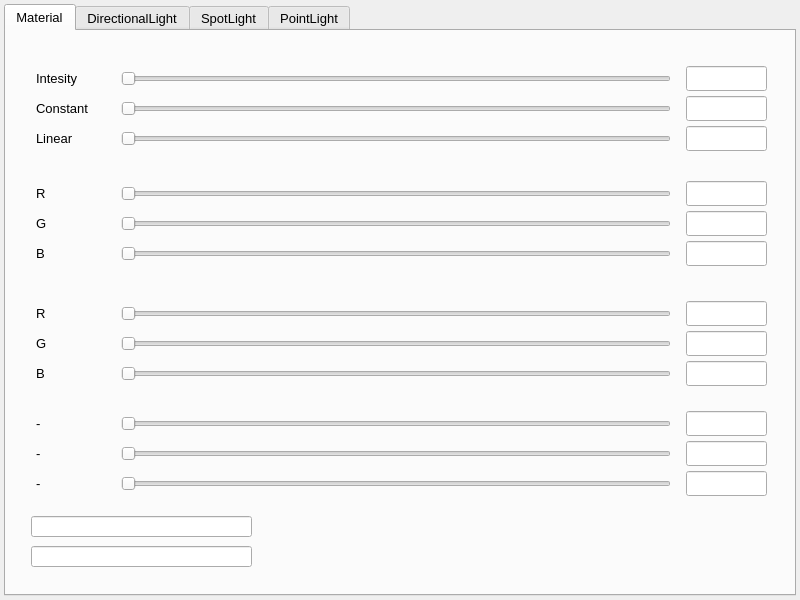
<?xml version="1.0" encoding="UTF-8"?>
<ui version="4.0">
 <class>MaterialDialog</class>
 <widget class="QWidget" name="MaterialDialog">
  <property name="geometry">
   <rect>
    <x>0</x>
    <y>0</y>
    <width>800</width>
    <height>600</height>
   </rect>
  </property>
  <property name="sizePolicy">
   <sizepolicy hsizetype="Preferred" vsizetype="Preferred">
    <horstretch>0</horstretch>
    <verstretch>0</verstretch>
   </sizepolicy>
  </property>
  <property name="minimumSize">
   <size>
    <width>800</width>
    <height>285</height>
   </size>
  </property>
  <property name="maximumSize">
   <size>
    <width>800</width>
    <height>1200</height>
   </size>
  </property>
  <property name="sizeIncrement">
   <size>
    <width>10</width>
    <height>10</height>
   </size>
  </property>
  <property name="baseSize">
   <size>
    <width>10</width>
    <height>10</height>
   </size>
  </property>
  <property name="font">
   <font>
    <family>Arial</family>
    <pointsize>10</pointsize>
   </font>
  </property>
  <property name="windowTitle">
   <string>Messages</string>
  </property>
  <layout class="QVBoxLayout" name="verticalLayout" stretch="0">
   <property name="spacing">
    <number>4</number>
   </property>
   <property name="leftMargin">
    <number>4</number>
   </property>
   <property name="topMargin">
    <number>4</number>
   </property>
   <property name="rightMargin">
    <number>4</number>
   </property>
   <property name="bottomMargin">
    <number>4</number>
   </property>
   <item>
    <widget class="QTabWidget" name="tabWidget">
     <property name="currentIndex">
      <number>0</number>
     </property>
     <widget class="QWidget" name="tab">
      <attribute name="title">
       <string>Material</string>
      </attribute>
      <widget class="QLineEdit" name="mtg2">
       <property name="geometry">
        <rect>
         <x>680</x>
         <y>300</y>
         <width>81</width>
         <height>25</height>
        </rect>
       </property>
      </widget>
      <widget class="QLineEdit" name="mtr2">
       <property name="geometry">
        <rect>
         <x>680</x>
         <y>270</y>
         <width>81</width>
         <height>25</height>
        </rect>
       </property>
      </widget>
      <widget class="QSlider" name="mg2">
       <property name="geometry">
        <rect>
         <x>115</x>
         <y>300</y>
         <width>550</width>
         <height>25</height>
        </rect>
       </property>
       <property name="maximum">
        <number>255</number>
       </property>
       <property name="pageStep">
        <number>1</number>
       </property>
       <property name="orientation">
        <enum>Qt::Horizontal</enum>
       </property>
      </widget>
      <widget class="QLabel" name="lg2">
       <property name="geometry">
        <rect>
         <x>30</x>
         <y>300</y>
         <width>81</width>
         <height>25</height>
        </rect>
       </property>
       <property name="text">
        <string>G</string>
       </property>
      </widget>
      <widget class="QSlider" name="mr2">
       <property name="geometry">
        <rect>
         <x>115</x>
         <y>270</y>
         <width>550</width>
         <height>25</height>
        </rect>
       </property>
       <property name="maximum">
        <number>255</number>
       </property>
       <property name="pageStep">
        <number>1</number>
       </property>
       <property name="orientation">
        <enum>Qt::Horizontal</enum>
       </property>
      </widget>
      <widget class="QLineEdit" name="mtb2">
       <property name="geometry">
        <rect>
         <x>680</x>
         <y>330</y>
         <width>81</width>
         <height>25</height>
        </rect>
       </property>
      </widget>
      <widget class="QLabel" name="lb2">
       <property name="geometry">
        <rect>
         <x>30</x>
         <y>330</y>
         <width>81</width>
         <height>25</height>
        </rect>
       </property>
       <property name="text">
        <string>B</string>
       </property>
      </widget>
      <widget class="QSlider" name="mb2">
       <property name="geometry">
        <rect>
         <x>115</x>
         <y>330</y>
         <width>550</width>
         <height>25</height>
        </rect>
       </property>
       <property name="maximum">
        <number>255</number>
       </property>
       <property name="pageStep">
        <number>1</number>
       </property>
       <property name="orientation">
        <enum>Qt::Horizontal</enum>
       </property>
      </widget>
      <widget class="QLabel" name="lr2">
       <property name="geometry">
        <rect>
         <x>30</x>
         <y>270</y>
         <width>81</width>
         <height>25</height>
        </rect>
       </property>
       <property name="text">
        <string>R</string>
       </property>
      </widget>
      <widget class="QLabel" name="lb0">
       <property name="geometry">
        <rect>
         <x>30</x>
         <y>95</y>
         <width>81</width>
         <height>25</height>
        </rect>
       </property>
       <property name="text">
        <string>Linear</string>
       </property>
      </widget>
      <widget class="QLineEdit" name="mtb0">
       <property name="geometry">
        <rect>
         <x>680</x>
         <y>95</y>
         <width>81</width>
         <height>25</height>
        </rect>
       </property>
      </widget>
      <widget class="QSlider" name="mb0">
       <property name="geometry">
        <rect>
         <x>115</x>
         <y>95</y>
         <width>550</width>
         <height>25</height>
        </rect>
       </property>
       <property name="maximum">
        <number>255</number>
       </property>
       <property name="pageStep">
        <number>1</number>
       </property>
       <property name="orientation">
        <enum>Qt::Horizontal</enum>
       </property>
      </widget>
      <widget class="QLineEdit" name="mtg0">
       <property name="geometry">
        <rect>
         <x>680</x>
         <y>65</y>
         <width>81</width>
         <height>25</height>
        </rect>
       </property>
      </widget>
      <widget class="QLineEdit" name="mtr0">
       <property name="geometry">
        <rect>
         <x>680</x>
         <y>35</y>
         <width>81</width>
         <height>25</height>
        </rect>
       </property>
      </widget>
      <widget class="QLabel" name="l0">
       <property name="geometry">
        <rect>
         <x>30</x>
         <y>380</y>
         <width>81</width>
         <height>25</height>
        </rect>
       </property>
       <property name="text">
        <string>-</string>
       </property>
      </widget>
      <widget class="QLabel" name="lr0">
       <property name="geometry">
        <rect>
         <x>30</x>
         <y>35</y>
         <width>81</width>
         <height>25</height>
        </rect>
       </property>
       <property name="text">
        <string>Intesity</string>
       </property>
      </widget>
      <widget class="QSlider" name="mr0">
       <property name="geometry">
        <rect>
         <x>115</x>
         <y>35</y>
         <width>550</width>
         <height>25</height>
        </rect>
       </property>
       <property name="maximum">
        <number>255</number>
       </property>
       <property name="pageStep">
        <number>1</number>
       </property>
       <property name="orientation">
        <enum>Qt::Horizontal</enum>
       </property>
      </widget>
      <widget class="QSlider" name="ms0">
       <property name="geometry">
        <rect>
         <x>115</x>
         <y>380</y>
         <width>550</width>
         <height>25</height>
        </rect>
       </property>
       <property name="maximum">
        <number>1000</number>
       </property>
       <property name="pageStep">
        <number>1</number>
       </property>
       <property name="orientation">
        <enum>Qt::Horizontal</enum>
       </property>
      </widget>
      <widget class="QLineEdit" name="mt0">
       <property name="geometry">
        <rect>
         <x>680</x>
         <y>380</y>
         <width>81</width>
         <height>25</height>
        </rect>
       </property>
      </widget>
      <widget class="QLabel" name="lg0">
       <property name="geometry">
        <rect>
         <x>30</x>
         <y>65</y>
         <width>81</width>
         <height>25</height>
        </rect>
       </property>
       <property name="text">
        <string>Constant</string>
       </property>
      </widget>
      <widget class="QSlider" name="mg0">
       <property name="geometry">
        <rect>
         <x>115</x>
         <y>65</y>
         <width>550</width>
         <height>25</height>
        </rect>
       </property>
       <property name="maximum">
        <number>255</number>
       </property>
       <property name="pageStep">
        <number>1</number>
       </property>
       <property name="tracking">
        <bool>true</bool>
       </property>
       <property name="orientation">
        <enum>Qt::Horizontal</enum>
       </property>
       <property name="tickPosition">
        <enum>QSlider::NoTicks</enum>
       </property>
       <property name="tickInterval">
        <number>0</number>
       </property>
      </widget>
      <widget class="QLineEdit" name="name">
       <property name="geometry">
        <rect>
         <x>25</x>
         <y>485</y>
         <width>221</width>
         <height>21</height>
        </rect>
       </property>
      </widget>
      <widget class="QLineEdit" name="material">
       <property name="geometry">
        <rect>
         <x>25</x>
         <y>515</y>
         <width>221</width>
         <height>21</height>
        </rect>
       </property>
      </widget>
      <widget class="QLabel" name="lg1">
       <property name="geometry">
        <rect>
         <x>30</x>
         <y>180</y>
         <width>81</width>
         <height>25</height>
        </rect>
       </property>
       <property name="text">
        <string>G</string>
       </property>
      </widget>
      <widget class="QLabel" name="lr1">
       <property name="geometry">
        <rect>
         <x>30</x>
         <y>150</y>
         <width>81</width>
         <height>25</height>
        </rect>
       </property>
       <property name="text">
        <string>R</string>
       </property>
      </widget>
      <widget class="QSlider" name="mg1">
       <property name="geometry">
        <rect>
         <x>115</x>
         <y>180</y>
         <width>550</width>
         <height>25</height>
        </rect>
       </property>
       <property name="maximum">
        <number>255</number>
       </property>
       <property name="pageStep">
        <number>1</number>
       </property>
       <property name="orientation">
        <enum>Qt::Horizontal</enum>
       </property>
      </widget>
      <widget class="QLineEdit" name="mtr1">
       <property name="geometry">
        <rect>
         <x>680</x>
         <y>150</y>
         <width>81</width>
         <height>25</height>
        </rect>
       </property>
      </widget>
      <widget class="QLineEdit" name="mtb1">
       <property name="geometry">
        <rect>
         <x>680</x>
         <y>210</y>
         <width>81</width>
         <height>25</height>
        </rect>
       </property>
      </widget>
      <widget class="QSlider" name="mr1">
       <property name="geometry">
        <rect>
         <x>115</x>
         <y>150</y>
         <width>550</width>
         <height>25</height>
        </rect>
       </property>
       <property name="maximum">
        <number>255</number>
       </property>
       <property name="pageStep">
        <number>1</number>
       </property>
       <property name="orientation">
        <enum>Qt::Horizontal</enum>
       </property>
      </widget>
      <widget class="QLabel" name="lb1">
       <property name="geometry">
        <rect>
         <x>30</x>
         <y>210</y>
         <width>81</width>
         <height>25</height>
        </rect>
       </property>
       <property name="text">
        <string>B</string>
       </property>
      </widget>
      <widget class="QSlider" name="mb1">
       <property name="geometry">
        <rect>
         <x>115</x>
         <y>210</y>
         <width>550</width>
         <height>25</height>
        </rect>
       </property>
       <property name="maximum">
        <number>255</number>
       </property>
       <property name="pageStep">
        <number>1</number>
       </property>
       <property name="orientation">
        <enum>Qt::Horizontal</enum>
       </property>
      </widget>
      <widget class="QLineEdit" name="mtg1">
       <property name="geometry">
        <rect>
         <x>680</x>
         <y>180</y>
         <width>81</width>
         <height>25</height>
        </rect>
       </property>
      </widget>
      <widget class="QLabel" name="l1">
       <property name="geometry">
        <rect>
         <x>30</x>
         <y>410</y>
         <width>81</width>
         <height>25</height>
        </rect>
       </property>
       <property name="text">
        <string>-</string>
       </property>
      </widget>
      <widget class="QLineEdit" name="mt1">
       <property name="geometry">
        <rect>
         <x>680</x>
         <y>410</y>
         <width>81</width>
         <height>25</height>
        </rect>
       </property>
      </widget>
      <widget class="QSlider" name="ms1">
       <property name="geometry">
        <rect>
         <x>115</x>
         <y>410</y>
         <width>550</width>
         <height>25</height>
        </rect>
       </property>
       <property name="maximum">
        <number>1000</number>
       </property>
       <property name="pageStep">
        <number>1</number>
       </property>
       <property name="orientation">
        <enum>Qt::Horizontal</enum>
       </property>
      </widget>
      <widget class="QLineEdit" name="mt2">
       <property name="geometry">
        <rect>
         <x>680</x>
         <y>440</y>
         <width>81</width>
         <height>25</height>
        </rect>
       </property>
      </widget>
      <widget class="QSlider" name="ms2">
       <property name="geometry">
        <rect>
         <x>115</x>
         <y>440</y>
         <width>550</width>
         <height>25</height>
        </rect>
       </property>
       <property name="maximum">
        <number>1000</number>
       </property>
       <property name="pageStep">
        <number>1</number>
       </property>
       <property name="orientation">
        <enum>Qt::Horizontal</enum>
       </property>
      </widget>
      <widget class="QLabel" name="l2">
       <property name="geometry">
        <rect>
         <x>30</x>
         <y>440</y>
         <width>81</width>
         <height>25</height>
        </rect>
       </property>
       <property name="text">
        <string>-</string>
       </property>
      </widget>
     </widget>
     <widget class="QWidget" name="tab_7">
      <attribute name="title">
       <string>DirectionalLight</string>
      </attribute>
      <widget class="QLineEdit" name="t4_b_3">
       <property name="geometry">
        <rect>
         <x>680</x>
         <y>275</y>
         <width>81</width>
         <height>25</height>
        </rect>
       </property>
      </widget>
      <widget class="QSlider" name="t4_s2_3">
       <property name="geometry">
        <rect>
         <x>115</x>
         <y>95</y>
         <width>550</width>
         <height>25</height>
        </rect>
       </property>
       <property name="maximum">
        <number>1000</number>
       </property>
       <property name="pageStep">
        <number>1</number>
       </property>
       <property name="orientation">
        <enum>Qt::Horizontal</enum>
       </property>
      </widget>
      <widget class="QLabel" name="label_15">
       <property name="geometry">
        <rect>
         <x>30</x>
         <y>95</y>
         <width>81</width>
         <height>25</height>
        </rect>
       </property>
       <property name="text">
        <string>Linear</string>
       </property>
      </widget>
      <widget class="QSlider" name="t4_sb_3">
       <property name="geometry">
        <rect>
         <x>115</x>
         <y>275</y>
         <width>550</width>
         <height>25</height>
        </rect>
       </property>
       <property name="maximum">
        <number>255</number>
       </property>
       <property name="pageStep">
        <number>1</number>
       </property>
       <property name="orientation">
        <enum>Qt::Horizontal</enum>
       </property>
      </widget>
      <widget class="QLineEdit" name="t4_8">
       <property name="geometry">
        <rect>
         <x>680</x>
         <y>130</y>
         <width>81</width>
         <height>25</height>
        </rect>
       </property>
      </widget>
      <widget class="QLineEdit" name="t4_r_3">
       <property name="geometry">
        <rect>
         <x>680</x>
         <y>205</y>
         <width>81</width>
         <height>25</height>
        </rect>
       </property>
      </widget>
      <widget class="QSlider" name="t4_s3_3">
       <property name="geometry">
        <rect>
         <x>115</x>
         <y>130</y>
         <width>550</width>
         <height>25</height>
        </rect>
       </property>
       <property name="maximum">
        <number>1000</number>
       </property>
       <property name="pageStep">
        <number>1</number>
       </property>
       <property name="orientation">
        <enum>Qt::Horizontal</enum>
       </property>
      </widget>
      <widget class="QSlider" name="t4_sg_3">
       <property name="geometry">
        <rect>
         <x>115</x>
         <y>240</y>
         <width>550</width>
         <height>25</height>
        </rect>
       </property>
       <property name="maximum">
        <number>255</number>
       </property>
       <property name="pageStep">
        <number>1</number>
       </property>
       <property name="orientation">
        <enum>Qt::Horizontal</enum>
       </property>
      </widget>
      <widget class="QLabel" name="label_16">
       <property name="geometry">
        <rect>
         <x>30</x>
         <y>60</y>
         <width>81</width>
         <height>25</height>
        </rect>
       </property>
       <property name="text">
        <string>Constant</string>
       </property>
      </widget>
      <widget class="QSlider" name="t4_s1_3">
       <property name="geometry">
        <rect>
         <x>115</x>
         <y>60</y>
         <width>550</width>
         <height>25</height>
        </rect>
       </property>
       <property name="maximum">
        <number>1000</number>
       </property>
       <property name="pageStep">
        <number>1</number>
       </property>
       <property name="tracking">
        <bool>true</bool>
       </property>
       <property name="orientation">
        <enum>Qt::Horizontal</enum>
       </property>
       <property name="tickPosition">
        <enum>QSlider::NoTicks</enum>
       </property>
       <property name="tickInterval">
        <number>0</number>
       </property>
      </widget>
      <widget class="QLabel" name="label_17">
       <property name="geometry">
        <rect>
         <x>30</x>
         <y>25</y>
         <width>81</width>
         <height>25</height>
        </rect>
       </property>
       <property name="text">
        <string>Intesity</string>
       </property>
      </widget>
      <widget class="QLineEdit" name="t4_9">
       <property name="geometry">
        <rect>
         <x>680</x>
         <y>25</y>
         <width>81</width>
         <height>25</height>
        </rect>
       </property>
      </widget>
      <widget class="QLabel" name="label_18">
       <property name="geometry">
        <rect>
         <x>30</x>
         <y>205</y>
         <width>81</width>
         <height>25</height>
        </rect>
       </property>
       <property name="text">
        <string>R</string>
       </property>
      </widget>
      <widget class="QLineEdit" name="t4_10">
       <property name="geometry">
        <rect>
         <x>680</x>
         <y>95</y>
         <width>81</width>
         <height>25</height>
        </rect>
       </property>
      </widget>
      <widget class="QSlider" name="t4_s0_3">
       <property name="geometry">
        <rect>
         <x>115</x>
         <y>25</y>
         <width>550</width>
         <height>25</height>
        </rect>
       </property>
       <property name="maximum">
        <number>100</number>
       </property>
       <property name="pageStep">
        <number>1</number>
       </property>
       <property name="orientation">
        <enum>Qt::Horizontal</enum>
       </property>
      </widget>
      <widget class="QSlider" name="t4_sr_3">
       <property name="geometry">
        <rect>
         <x>115</x>
         <y>205</y>
         <width>550</width>
         <height>25</height>
        </rect>
       </property>
       <property name="maximum">
        <number>255</number>
       </property>
       <property name="pageStep">
        <number>1</number>
       </property>
       <property name="orientation">
        <enum>Qt::Horizontal</enum>
       </property>
      </widget>
      <widget class="QLabel" name="label_19">
       <property name="geometry">
        <rect>
         <x>30</x>
         <y>275</y>
         <width>81</width>
         <height>25</height>
        </rect>
       </property>
       <property name="text">
        <string>B</string>
       </property>
      </widget>
      <widget class="QLabel" name="label_20">
       <property name="geometry">
        <rect>
         <x>30</x>
         <y>130</y>
         <width>81</width>
         <height>25</height>
        </rect>
       </property>
       <property name="text">
        <string>Quadratic</string>
       </property>
      </widget>
      <widget class="QLabel" name="label_21">
       <property name="geometry">
        <rect>
         <x>30</x>
         <y>240</y>
         <width>81</width>
         <height>25</height>
        </rect>
       </property>
       <property name="text">
        <string>G</string>
       </property>
      </widget>
      <widget class="QLineEdit" name="t4_g_3">
       <property name="geometry">
        <rect>
         <x>680</x>
         <y>240</y>
         <width>81</width>
         <height>25</height>
        </rect>
       </property>
      </widget>
      <widget class="QLineEdit" name="t4_11">
       <property name="geometry">
        <rect>
         <x>680</x>
         <y>60</y>
         <width>81</width>
         <height>25</height>
        </rect>
       </property>
      </widget>
     </widget>
     <widget class="QWidget" name="tab_6">
      <attribute name="title">
       <string>SpotLight</string>
      </attribute>
      <widget class="QLineEdit" name="t4_b_4">
       <property name="geometry">
        <rect>
         <x>680</x>
         <y>275</y>
         <width>81</width>
         <height>25</height>
        </rect>
       </property>
      </widget>
      <widget class="QSlider" name="t4_s2_4">
       <property name="geometry">
        <rect>
         <x>115</x>
         <y>95</y>
         <width>550</width>
         <height>25</height>
        </rect>
       </property>
       <property name="maximum">
        <number>1000</number>
       </property>
       <property name="pageStep">
        <number>1</number>
       </property>
       <property name="orientation">
        <enum>Qt::Horizontal</enum>
       </property>
      </widget>
      <widget class="QLabel" name="label_22">
       <property name="geometry">
        <rect>
         <x>30</x>
         <y>95</y>
         <width>81</width>
         <height>25</height>
        </rect>
       </property>
       <property name="text">
        <string>Linear</string>
       </property>
      </widget>
      <widget class="QSlider" name="t4_sb_4">
       <property name="geometry">
        <rect>
         <x>115</x>
         <y>275</y>
         <width>550</width>
         <height>25</height>
        </rect>
       </property>
       <property name="maximum">
        <number>255</number>
       </property>
       <property name="pageStep">
        <number>1</number>
       </property>
       <property name="orientation">
        <enum>Qt::Horizontal</enum>
       </property>
      </widget>
      <widget class="QLineEdit" name="t4_12">
       <property name="geometry">
        <rect>
         <x>680</x>
         <y>130</y>
         <width>81</width>
         <height>25</height>
        </rect>
       </property>
      </widget>
      <widget class="QLineEdit" name="t4_r_4">
       <property name="geometry">
        <rect>
         <x>680</x>
         <y>205</y>
         <width>81</width>
         <height>25</height>
        </rect>
       </property>
      </widget>
      <widget class="QSlider" name="t4_s3_4">
       <property name="geometry">
        <rect>
         <x>115</x>
         <y>130</y>
         <width>550</width>
         <height>25</height>
        </rect>
       </property>
       <property name="maximum">
        <number>1000</number>
       </property>
       <property name="pageStep">
        <number>1</number>
       </property>
       <property name="orientation">
        <enum>Qt::Horizontal</enum>
       </property>
      </widget>
      <widget class="QSlider" name="t4_sg_4">
       <property name="geometry">
        <rect>
         <x>115</x>
         <y>240</y>
         <width>550</width>
         <height>25</height>
        </rect>
       </property>
       <property name="maximum">
        <number>255</number>
       </property>
       <property name="pageStep">
        <number>1</number>
       </property>
       <property name="orientation">
        <enum>Qt::Horizontal</enum>
       </property>
      </widget>
      <widget class="QLabel" name="label_23">
       <property name="geometry">
        <rect>
         <x>30</x>
         <y>60</y>
         <width>81</width>
         <height>25</height>
        </rect>
       </property>
       <property name="text">
        <string>Constant</string>
       </property>
      </widget>
      <widget class="QSlider" name="t4_s1_4">
       <property name="geometry">
        <rect>
         <x>115</x>
         <y>60</y>
         <width>550</width>
         <height>25</height>
        </rect>
       </property>
       <property name="maximum">
        <number>1000</number>
       </property>
       <property name="pageStep">
        <number>1</number>
       </property>
       <property name="tracking">
        <bool>true</bool>
       </property>
       <property name="orientation">
        <enum>Qt::Horizontal</enum>
       </property>
       <property name="tickPosition">
        <enum>QSlider::NoTicks</enum>
       </property>
       <property name="tickInterval">
        <number>0</number>
       </property>
      </widget>
      <widget class="QLabel" name="label_24">
       <property name="geometry">
        <rect>
         <x>30</x>
         <y>25</y>
         <width>81</width>
         <height>25</height>
        </rect>
       </property>
       <property name="text">
        <string>Intesity</string>
       </property>
      </widget>
      <widget class="QLineEdit" name="t4_13">
       <property name="geometry">
        <rect>
         <x>680</x>
         <y>25</y>
         <width>81</width>
         <height>25</height>
        </rect>
       </property>
      </widget>
      <widget class="QLabel" name="label_25">
       <property name="geometry">
        <rect>
         <x>30</x>
         <y>205</y>
         <width>81</width>
         <height>25</height>
        </rect>
       </property>
       <property name="text">
        <string>R</string>
       </property>
      </widget>
      <widget class="QLineEdit" name="t4_14">
       <property name="geometry">
        <rect>
         <x>680</x>
         <y>95</y>
         <width>81</width>
         <height>25</height>
        </rect>
       </property>
      </widget>
      <widget class="QSlider" name="t4_s0_4">
       <property name="geometry">
        <rect>
         <x>115</x>
         <y>25</y>
         <width>550</width>
         <height>25</height>
        </rect>
       </property>
       <property name="maximum">
        <number>100</number>
       </property>
       <property name="pageStep">
        <number>1</number>
       </property>
       <property name="orientation">
        <enum>Qt::Horizontal</enum>
       </property>
      </widget>
      <widget class="QSlider" name="t4_sr_4">
       <property name="geometry">
        <rect>
         <x>115</x>
         <y>205</y>
         <width>550</width>
         <height>25</height>
        </rect>
       </property>
       <property name="maximum">
        <number>255</number>
       </property>
       <property name="pageStep">
        <number>1</number>
       </property>
       <property name="orientation">
        <enum>Qt::Horizontal</enum>
       </property>
      </widget>
      <widget class="QLabel" name="label_26">
       <property name="geometry">
        <rect>
         <x>30</x>
         <y>275</y>
         <width>81</width>
         <height>25</height>
        </rect>
       </property>
       <property name="text">
        <string>B</string>
       </property>
      </widget>
      <widget class="QLabel" name="label_27">
       <property name="geometry">
        <rect>
         <x>30</x>
         <y>130</y>
         <width>81</width>
         <height>25</height>
        </rect>
       </property>
       <property name="text">
        <string>Quadratic</string>
       </property>
      </widget>
      <widget class="QLabel" name="label_28">
       <property name="geometry">
        <rect>
         <x>30</x>
         <y>240</y>
         <width>81</width>
         <height>25</height>
        </rect>
       </property>
       <property name="text">
        <string>G</string>
       </property>
      </widget>
      <widget class="QLineEdit" name="t4_g_4">
       <property name="geometry">
        <rect>
         <x>680</x>
         <y>240</y>
         <width>81</width>
         <height>25</height>
        </rect>
       </property>
      </widget>
      <widget class="QLineEdit" name="t4_15">
       <property name="geometry">
        <rect>
         <x>680</x>
         <y>60</y>
         <width>81</width>
         <height>25</height>
        </rect>
       </property>
      </widget>
     </widget>
     <widget class="QWidget" name="tab_5">
      <attribute name="title">
       <string>PointLight</string>
      </attribute>
      <widget class="QSlider" name="t4_s1">
       <property name="geometry">
        <rect>
         <x>115</x>
         <y>60</y>
         <width>550</width>
         <height>25</height>
        </rect>
       </property>
       <property name="maximum">
        <number>1000</number>
       </property>
       <property name="pageStep">
        <number>1</number>
       </property>
       <property name="tracking">
        <bool>true</bool>
       </property>
       <property name="orientation">
        <enum>Qt::Horizontal</enum>
       </property>
       <property name="tickPosition">
        <enum>QSlider::NoTicks</enum>
       </property>
       <property name="tickInterval">
        <number>0</number>
       </property>
      </widget>
      <widget class="QSlider" name="t4_s2">
       <property name="geometry">
        <rect>
         <x>115</x>
         <y>95</y>
         <width>550</width>
         <height>25</height>
        </rect>
       </property>
       <property name="maximum">
        <number>500</number>
       </property>
       <property name="pageStep">
        <number>1</number>
       </property>
       <property name="orientation">
        <enum>Qt::Horizontal</enum>
       </property>
      </widget>
      <widget class="QSlider" name="t4_s3">
       <property name="geometry">
        <rect>
         <x>115</x>
         <y>130</y>
         <width>550</width>
         <height>25</height>
        </rect>
       </property>
       <property name="maximum">
        <number>250</number>
       </property>
       <property name="pageStep">
        <number>1</number>
       </property>
       <property name="orientation">
        <enum>Qt::Horizontal</enum>
       </property>
      </widget>
      <widget class="QLabel" name="label">
       <property name="geometry">
        <rect>
         <x>30</x>
         <y>95</y>
         <width>81</width>
         <height>25</height>
        </rect>
       </property>
       <property name="text">
        <string>Linear</string>
       </property>
      </widget>
      <widget class="QLabel" name="label_2">
       <property name="geometry">
        <rect>
         <x>30</x>
         <y>60</y>
         <width>81</width>
         <height>25</height>
        </rect>
       </property>
       <property name="text">
        <string>Constant</string>
       </property>
      </widget>
      <widget class="QLabel" name="label_3">
       <property name="geometry">
        <rect>
         <x>30</x>
         <y>130</y>
         <width>81</width>
         <height>25</height>
        </rect>
       </property>
       <property name="text">
        <string>Quadratic</string>
       </property>
      </widget>
      <widget class="QSlider" name="t4_sg">
       <property name="geometry">
        <rect>
         <x>115</x>
         <y>240</y>
         <width>550</width>
         <height>25</height>
        </rect>
       </property>
       <property name="maximum">
        <number>255</number>
       </property>
       <property name="pageStep">
        <number>1</number>
       </property>
       <property name="orientation">
        <enum>Qt::Horizontal</enum>
       </property>
      </widget>
      <widget class="QSlider" name="t4_sb">
       <property name="geometry">
        <rect>
         <x>115</x>
         <y>275</y>
         <width>550</width>
         <height>25</height>
        </rect>
       </property>
       <property name="maximum">
        <number>255</number>
       </property>
       <property name="pageStep">
        <number>1</number>
       </property>
       <property name="orientation">
        <enum>Qt::Horizontal</enum>
       </property>
      </widget>
      <widget class="QSlider" name="t4_sr">
       <property name="geometry">
        <rect>
         <x>115</x>
         <y>205</y>
         <width>550</width>
         <height>25</height>
        </rect>
       </property>
       <property name="maximum">
        <number>255</number>
       </property>
       <property name="pageStep">
        <number>1</number>
       </property>
       <property name="orientation">
        <enum>Qt::Horizontal</enum>
       </property>
      </widget>
      <widget class="QSlider" name="t4_s0">
       <property name="geometry">
        <rect>
         <x>115</x>
         <y>25</y>
         <width>550</width>
         <height>25</height>
        </rect>
       </property>
       <property name="maximum">
        <number>1000</number>
       </property>
       <property name="pageStep">
        <number>1</number>
       </property>
       <property name="orientation">
        <enum>Qt::Horizontal</enum>
       </property>
      </widget>
      <widget class="QLabel" name="label_4">
       <property name="geometry">
        <rect>
         <x>30</x>
         <y>205</y>
         <width>81</width>
         <height>25</height>
        </rect>
       </property>
       <property name="text">
        <string>R</string>
       </property>
      </widget>
      <widget class="QLabel" name="label_5">
       <property name="geometry">
        <rect>
         <x>30</x>
         <y>240</y>
         <width>81</width>
         <height>25</height>
        </rect>
       </property>
       <property name="text">
        <string>G</string>
       </property>
      </widget>
      <widget class="QLabel" name="label_6">
       <property name="geometry">
        <rect>
         <x>30</x>
         <y>275</y>
         <width>81</width>
         <height>25</height>
        </rect>
       </property>
       <property name="text">
        <string>B</string>
       </property>
      </widget>
      <widget class="QLabel" name="label_7">
       <property name="geometry">
        <rect>
         <x>30</x>
         <y>25</y>
         <width>81</width>
         <height>25</height>
        </rect>
       </property>
       <property name="text">
        <string>Intesity</string>
       </property>
      </widget>
      <widget class="QLineEdit" name="t4_1">
       <property name="geometry">
        <rect>
         <x>680</x>
         <y>60</y>
         <width>81</width>
         <height>25</height>
        </rect>
       </property>
      </widget>
      <widget class="QLineEdit" name="t4_2">
       <property name="geometry">
        <rect>
         <x>680</x>
         <y>95</y>
         <width>81</width>
         <height>25</height>
        </rect>
       </property>
      </widget>
      <widget class="QLineEdit" name="t4_3">
       <property name="geometry">
        <rect>
         <x>680</x>
         <y>130</y>
         <width>81</width>
         <height>25</height>
        </rect>
       </property>
      </widget>
      <widget class="QLineEdit" name="t4_r">
       <property name="geometry">
        <rect>
         <x>680</x>
         <y>205</y>
         <width>81</width>
         <height>25</height>
        </rect>
       </property>
      </widget>
      <widget class="QLineEdit" name="t4_g">
       <property name="geometry">
        <rect>
         <x>680</x>
         <y>240</y>
         <width>81</width>
         <height>25</height>
        </rect>
       </property>
      </widget>
      <widget class="QLineEdit" name="t4_b">
       <property name="geometry">
        <rect>
         <x>680</x>
         <y>275</y>
         <width>81</width>
         <height>25</height>
        </rect>
       </property>
      </widget>
      <widget class="QLineEdit" name="t4_0">
       <property name="geometry">
        <rect>
         <x>680</x>
         <y>25</y>
         <width>81</width>
         <height>25</height>
        </rect>
       </property>
      </widget>
     </widget>
    </widget>
   </item>
  </layout>
 </widget>
 <resources/>
 <connections/>
 <designerdata>
  <property name="gridDeltaX">
   <number>5</number>
  </property>
  <property name="gridDeltaY">
   <number>5</number>
  </property>
  <property name="gridSnapX">
   <bool>true</bool>
  </property>
  <property name="gridSnapY">
   <bool>true</bool>
  </property>
  <property name="gridVisible">
   <bool>true</bool>
  </property>
 </designerdata>
</ui>
